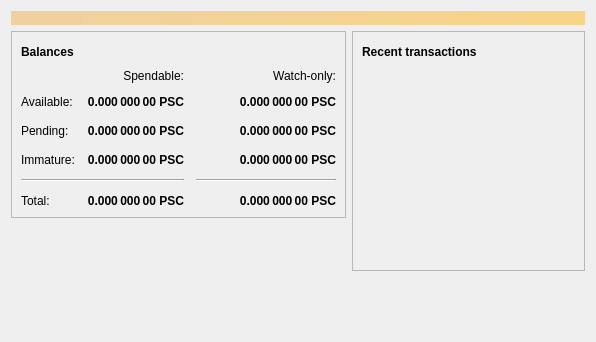
<?xml version="1.0" encoding="UTF-8"?>
<ui version="4.0">
 <class>OverviewPage</class>
 <widget class="QWidget" name="OverviewPage">
  <property name="geometry">
   <rect>
    <x>0</x>
    <y>0</y>
    <width>596</width>
    <height>342</height>
   </rect>
  </property>
  <property name="windowTitle">
   <string>Form</string>
  </property>
  <layout class="QVBoxLayout" name="topLayout">
   <item>
    <widget class="QLabel" name="labelAlerts">
     <property name="visible">
      <bool>false</bool>
     </property>
     <property name="styleSheet">
      <string notr="true">QLabel { background-color: qlineargradient(x1: 0, y1: 0, x2: 1, y2: 0, stop:0 #F0D0A0, stop:1 #F8D488); color:#000000; }</string>
     </property>
     <property name="wordWrap">
      <bool>true</bool>
     </property>
     <property name="margin">
      <number>3</number>
     </property>
     <property name="textInteractionFlags">
      <set>Qt::TextSelectableByMouse</set>
     </property>
    </widget>
   </item>
   <item>
    <layout class="QHBoxLayout" name="horizontalLayout" stretch="1,1">
     <item>
      <layout class="QVBoxLayout" name="verticalLayout_2">
       <item>
        <widget class="QFrame" name="frame">
         <property name="frameShape">
          <enum>QFrame::StyledPanel</enum>
         </property>
         <property name="frameShadow">
          <enum>QFrame::Raised</enum>
         </property>
         <layout class="QVBoxLayout" name="verticalLayout_4">
          <item>
           <layout class="QHBoxLayout" name="horizontalLayout_4">
            <item>
             <widget class="QLabel" name="label_5">
              <property name="font">
               <font>
                <weight>75</weight>
                <bold>true</bold>
               </font>
              </property>
              <property name="text">
               <string>Balances</string>
              </property>
             </widget>
            </item>
            <item>
             <widget class="QPushButton" name="labelWalletStatus">
              <property name="enabled">
               <bool>true</bool>
              </property>
              <property name="maximumSize">
               <size>
                <width>30</width>
                <height>16777215</height>
               </size>
              </property>
              <property name="toolTip">
               <string>The displayed information may be out of date. Your wallet automatically synchronizes with the Prasicoin network after a connection is established, but this process has not completed yet.</string>
              </property>
              <property name="text">
               <string/>
              </property>
              <property name="icon">
               <iconset resource="../bitcoin.qrc">
                <normaloff>:/icons/warning</normaloff>
                <disabledoff>:/icons/warning</disabledoff>:/icons/warning</iconset>
              </property>
              <property name="iconSize">
               <size>
                <width>24</width>
                <height>24</height>
               </size>
              </property>
              <property name="flat">
               <bool>true</bool>
              </property>
             </widget>
            </item>
            <item>
             <spacer name="horizontalSpacer_3">
              <property name="orientation">
               <enum>Qt::Horizontal</enum>
              </property>
              <property name="sizeHint" stdset="0">
               <size>
                <width>40</width>
                <height>20</height>
               </size>
              </property>
             </spacer>
            </item>
           </layout>
          </item>
          <item>
           <layout class="QGridLayout" name="gridLayout">
            <property name="spacing">
             <number>12</number>
            </property>
            <item row="2" column="2">
             <widget class="QLabel" name="labelWatchPending">
              <property name="font">
               <font>
                <weight>75</weight>
                <bold>true</bold>
               </font>
              </property>
              <property name="cursor">
               <cursorShape>IBeamCursor</cursorShape>
              </property>
              <property name="toolTip">
               <string>Unconfirmed transactions to watch-only addresses</string>
              </property>
              <property name="text">
               <string notr="true">0.000 000 00 PSC</string>
              </property>
              <property name="alignment">
               <set>Qt::AlignRight|Qt::AlignTrailing|Qt::AlignVCenter</set>
              </property>
              <property name="textInteractionFlags">
               <set>Qt::LinksAccessibleByMouse|Qt::TextSelectableByKeyboard|Qt::TextSelectableByMouse</set>
              </property>
             </widget>
            </item>
            <item row="2" column="1">
             <widget class="QLabel" name="labelUnconfirmed">
              <property name="font">
               <font>
                <weight>75</weight>
                <bold>true</bold>
               </font>
              </property>
              <property name="cursor">
               <cursorShape>IBeamCursor</cursorShape>
              </property>
              <property name="toolTip">
               <string>Total of transactions that have yet to be confirmed, and do not yet count toward the spendable balance</string>
              </property>
              <property name="text">
               <string notr="true">0.000 000 00 PSC</string>
              </property>
              <property name="alignment">
               <set>Qt::AlignRight|Qt::AlignTrailing|Qt::AlignVCenter</set>
              </property>
              <property name="textInteractionFlags">
               <set>Qt::LinksAccessibleByMouse|Qt::TextSelectableByKeyboard|Qt::TextSelectableByMouse</set>
              </property>
             </widget>
            </item>
            <item row="3" column="2">
             <widget class="QLabel" name="labelWatchImmature">
              <property name="font">
               <font>
                <weight>75</weight>
                <bold>true</bold>
               </font>
              </property>
              <property name="cursor">
               <cursorShape>IBeamCursor</cursorShape>
              </property>
              <property name="toolTip">
               <string>Mined balance in watch-only addresses that has not yet matured</string>
              </property>
              <property name="text">
               <string notr="true">0.000 000 00 PSC</string>
              </property>
              <property name="alignment">
               <set>Qt::AlignRight|Qt::AlignTrailing|Qt::AlignVCenter</set>
              </property>
              <property name="textInteractionFlags">
               <set>Qt::LinksAccessibleByMouse|Qt::TextSelectableByKeyboard|Qt::TextSelectableByMouse</set>
              </property>
             </widget>
            </item>
            <item row="4" column="0" colspan="2">
             <widget class="Line" name="line">
              <property name="orientation">
               <enum>Qt::Horizontal</enum>
              </property>
             </widget>
            </item>
            <item row="4" column="2">
             <widget class="Line" name="lineWatchBalance">
              <property name="sizePolicy">
               <sizepolicy hsizetype="Preferred" vsizetype="Fixed">
                <horstretch>0</horstretch>
                <verstretch>0</verstretch>
               </sizepolicy>
              </property>
              <property name="minimumSize">
               <size>
                <width>140</width>
                <height>0</height>
               </size>
              </property>
              <property name="orientation">
               <enum>Qt::Horizontal</enum>
              </property>
             </widget>
            </item>
            <item row="5" column="0">
             <widget class="QLabel" name="labelTotalText">
              <property name="text">
               <string>Total:</string>
              </property>
             </widget>
            </item>
            <item row="3" column="1">
             <widget class="QLabel" name="labelImmature">
              <property name="font">
               <font>
                <weight>75</weight>
                <bold>true</bold>
               </font>
              </property>
              <property name="cursor">
               <cursorShape>IBeamCursor</cursorShape>
              </property>
              <property name="toolTip">
               <string>Mined balance that has not yet matured</string>
              </property>
              <property name="text">
               <string notr="true">0.000 000 00 PSC</string>
              </property>
              <property name="alignment">
               <set>Qt::AlignRight|Qt::AlignTrailing|Qt::AlignVCenter</set>
              </property>
              <property name="textInteractionFlags">
               <set>Qt::LinksAccessibleByMouse|Qt::TextSelectableByKeyboard|Qt::TextSelectableByMouse</set>
              </property>
             </widget>
            </item>
            <item row="2" column="3">
             <spacer name="horizontalSpacer_2">
              <property name="orientation">
               <enum>Qt::Horizontal</enum>
              </property>
              <property name="sizeHint" stdset="0">
               <size>
                <width>40</width>
                <height>20</height>
               </size>
              </property>
             </spacer>
            </item>
            <item row="3" column="0">
             <widget class="QLabel" name="labelImmatureText">
              <property name="text">
               <string>Immature:</string>
              </property>
             </widget>
            </item>
            <item row="5" column="1">
             <widget class="QLabel" name="labelTotal">
              <property name="font">
               <font>
                <weight>75</weight>
                <bold>true</bold>
               </font>
              </property>
              <property name="cursor">
               <cursorShape>IBeamCursor</cursorShape>
              </property>
              <property name="toolTip">
               <string>Your current total balance</string>
              </property>
              <property name="text">
               <string notr="true">0.000 000 00 PSC</string>
              </property>
              <property name="alignment">
               <set>Qt::AlignRight|Qt::AlignTrailing|Qt::AlignVCenter</set>
              </property>
              <property name="textInteractionFlags">
               <set>Qt::LinksAccessibleByMouse|Qt::TextSelectableByKeyboard|Qt::TextSelectableByMouse</set>
              </property>
             </widget>
            </item>
            <item row="5" column="2">
             <widget class="QLabel" name="labelWatchTotal">
              <property name="font">
               <font>
                <weight>75</weight>
                <bold>true</bold>
               </font>
              </property>
              <property name="cursor">
               <cursorShape>IBeamCursor</cursorShape>
              </property>
              <property name="toolTip">
               <string>Current total balance in watch-only addresses</string>
              </property>
              <property name="text">
               <string notr="true">0.000 000 00 PSC</string>
              </property>
              <property name="alignment">
               <set>Qt::AlignRight|Qt::AlignTrailing|Qt::AlignVCenter</set>
              </property>
              <property name="textInteractionFlags">
               <set>Qt::LinksAccessibleByMouse|Qt::TextSelectableByKeyboard|Qt::TextSelectableByMouse</set>
              </property>
             </widget>
            </item>
            <item row="0" column="2">
             <widget class="QLabel" name="labelWatchonly">
              <property name="text">
               <string>Watch-only:</string>
              </property>
              <property name="alignment">
               <set>Qt::AlignRight|Qt::AlignTrailing|Qt::AlignVCenter</set>
              </property>
             </widget>
            </item>
            <item row="1" column="0">
             <widget class="QLabel" name="labelBalanceText">
              <property name="text">
               <string>Available:</string>
              </property>
             </widget>
            </item>
            <item row="1" column="1">
             <widget class="QLabel" name="labelBalance">
              <property name="font">
               <font>
                <weight>75</weight>
                <bold>true</bold>
               </font>
              </property>
              <property name="cursor">
               <cursorShape>IBeamCursor</cursorShape>
              </property>
              <property name="toolTip">
               <string>Your current spendable balance</string>
              </property>
              <property name="text">
               <string notr="true">0.000 000 00 PSC</string>
              </property>
              <property name="alignment">
               <set>Qt::AlignRight|Qt::AlignTrailing|Qt::AlignVCenter</set>
              </property>
              <property name="textInteractionFlags">
               <set>Qt::LinksAccessibleByMouse|Qt::TextSelectableByKeyboard|Qt::TextSelectableByMouse</set>
              </property>
             </widget>
            </item>
            <item row="1" column="2">
             <widget class="QLabel" name="labelWatchAvailable">
              <property name="font">
               <font>
                <weight>75</weight>
                <bold>true</bold>
               </font>
              </property>
              <property name="cursor">
               <cursorShape>IBeamCursor</cursorShape>
              </property>
              <property name="toolTip">
               <string>Your current balance in watch-only addresses</string>
              </property>
              <property name="text">
               <string notr="true">0.000 000 00 PSC</string>
              </property>
              <property name="alignment">
               <set>Qt::AlignRight|Qt::AlignTrailing|Qt::AlignVCenter</set>
              </property>
              <property name="textInteractionFlags">
               <set>Qt::LinksAccessibleByMouse|Qt::TextSelectableByKeyboard|Qt::TextSelectableByMouse</set>
              </property>
             </widget>
            </item>
            <item row="2" column="0">
             <widget class="QLabel" name="labelPendingText">
              <property name="text">
               <string>Pending:</string>
              </property>
             </widget>
            </item>
            <item row="0" column="1">
             <widget class="QLabel" name="labelSpendable">
              <property name="text">
               <string>Spendable:</string>
              </property>
              <property name="alignment">
               <set>Qt::AlignRight|Qt::AlignTrailing|Qt::AlignVCenter</set>
              </property>
             </widget>
            </item>
           </layout>
          </item>
         </layout>
        </widget>
       </item>
       <item>
        <spacer name="verticalSpacer">
         <property name="orientation">
          <enum>Qt::Vertical</enum>
         </property>
         <property name="sizeHint" stdset="0">
          <size>
           <width>20</width>
           <height>40</height>
          </size>
         </property>
        </spacer>
       </item>
      </layout>
     </item>
     <item>
      <layout class="QVBoxLayout" name="verticalLayout_3">
       <item>
        <widget class="QFrame" name="frame_2">
         <property name="frameShape">
          <enum>QFrame::StyledPanel</enum>
         </property>
         <property name="frameShadow">
          <enum>QFrame::Raised</enum>
         </property>
         <layout class="QVBoxLayout" name="verticalLayout">
          <item>
           <layout class="QHBoxLayout" name="horizontalLayout_2">
            <item>
             <widget class="QLabel" name="label_4">
              <property name="font">
               <font>
                <weight>75</weight>
                <bold>true</bold>
               </font>
              </property>
              <property name="text">
               <string>Recent transactions</string>
              </property>
             </widget>
            </item>
            <item>
             <widget class="QPushButton" name="labelTransactionsStatus">
              <property name="enabled">
               <bool>true</bool>
              </property>
              <property name="maximumSize">
               <size>
                <width>30</width>
                <height>16777215</height>
               </size>
              </property>
              <property name="toolTip">
               <string>The displayed information may be out of date. Your wallet automatically synchronizes with the Prasicoin network after a connection is established, but this process has not completed yet.</string>
              </property>
              <property name="text">
               <string/>
              </property>
              <property name="icon">
               <iconset resource="../bitcoin.qrc">
                <normaloff>:/icons/warning</normaloff>
                <disabledoff>:/icons/warning</disabledoff>:/icons/warning</iconset>
              </property>
              <property name="iconSize">
               <size>
                <width>24</width>
                <height>24</height>
               </size>
              </property>
              <property name="flat">
               <bool>true</bool>
              </property>
             </widget>
            </item>
            <item>
             <spacer name="horizontalSpacer">
              <property name="orientation">
               <enum>Qt::Horizontal</enum>
              </property>
              <property name="sizeHint" stdset="0">
               <size>
                <width>40</width>
                <height>20</height>
               </size>
              </property>
             </spacer>
            </item>
           </layout>
          </item>
          <item>
           <widget class="QListView" name="listTransactions">
            <property name="styleSheet">
             <string notr="true">QListView { background: transparent; }</string>
            </property>
            <property name="frameShape">
             <enum>QFrame::NoFrame</enum>
            </property>
            <property name="verticalScrollBarPolicy">
             <enum>Qt::ScrollBarAlwaysOff</enum>
            </property>
            <property name="horizontalScrollBarPolicy">
             <enum>Qt::ScrollBarAlwaysOff</enum>
            </property>
            <property name="selectionMode">
             <enum>QAbstractItemView::NoSelection</enum>
            </property>
           </widget>
          </item>
         </layout>
        </widget>
       </item>
       <item>
        <spacer name="verticalSpacer_2">
         <property name="orientation">
          <enum>Qt::Vertical</enum>
         </property>
         <property name="sizeHint" stdset="0">
          <size>
           <width>20</width>
           <height>40</height>
          </size>
         </property>
        </spacer>
       </item>
      </layout>
     </item>
    </layout>
   </item>
  </layout>
 </widget>
 <resources/>
 <connections/>
</ui>
